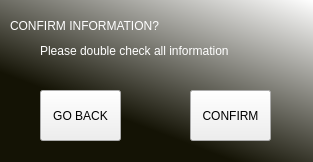
<?xml version="1.0" encoding="UTF-8"?>
<ui version="4.0">
 <class>Confirmation</class>
 <widget class="QMainWindow" name="Confirmation">
  <property name="geometry">
   <rect>
    <x>0</x>
    <y>0</y>
    <width>313</width>
    <height>162</height>
   </rect>
  </property>
  <property name="minimumSize">
   <size>
    <width>313</width>
    <height>162</height>
   </size>
  </property>
  <property name="maximumSize">
   <size>
    <width>313</width>
    <height>162</height>
   </size>
  </property>
  <property name="windowTitle">
   <string>MainWindow</string>
  </property>
  <property name="styleSheet">
   <string notr="true">QWidget#centralwidget{
background-color:qlineargradient(spread:pad, x1:0.435644, y1:0.767, x2:1, y2:0, stop:0 rgba(20, 19, 5, 255), stop:1 rgba(255, 255, 255, 255))}</string>
  </property>
  <widget class="QWidget" name="centralwidget">
   <widget class="QLabel" name="Top_Label">
    <property name="geometry">
     <rect>
      <x>10</x>
      <y>0</y>
      <width>311</width>
      <height>51</height>
     </rect>
    </property>
    <property name="styleSheet">
     <string notr="true">font: 14pt &quot;Arial Rounded MT Bold&quot;;
color: rgb(255, 255, 255);</string>
    </property>
    <property name="text">
     <string>CONFIRM INFORMATION?</string>
    </property>
   </widget>
   <widget class="QLabel" name="TopBelow_Label">
    <property name="geometry">
     <rect>
      <x>40</x>
      <y>40</y>
      <width>241</width>
      <height>21</height>
     </rect>
    </property>
    <property name="styleSheet">
     <string notr="true">font: 8pt &quot;Arial Rounded MT Bold&quot;;
color: rgb(255, 255, 255);</string>
    </property>
    <property name="text">
     <string>Please double check all information</string>
    </property>
   </widget>
   <widget class="QPushButton" name="Confirm_Button">
    <property name="geometry">
     <rect>
      <x>190</x>
      <y>90</y>
      <width>81</width>
      <height>51</height>
     </rect>
    </property>
    <property name="text">
     <string>CONFIRM</string>
    </property>
   </widget>
   <widget class="QPushButton" name="GoBack_Button">
    <property name="geometry">
     <rect>
      <x>40</x>
      <y>90</y>
      <width>81</width>
      <height>51</height>
     </rect>
    </property>
    <property name="text">
     <string>GO BACK</string>
    </property>
   </widget>
  </widget>
 </widget>
 <resources/>
 <connections/>
</ui>
